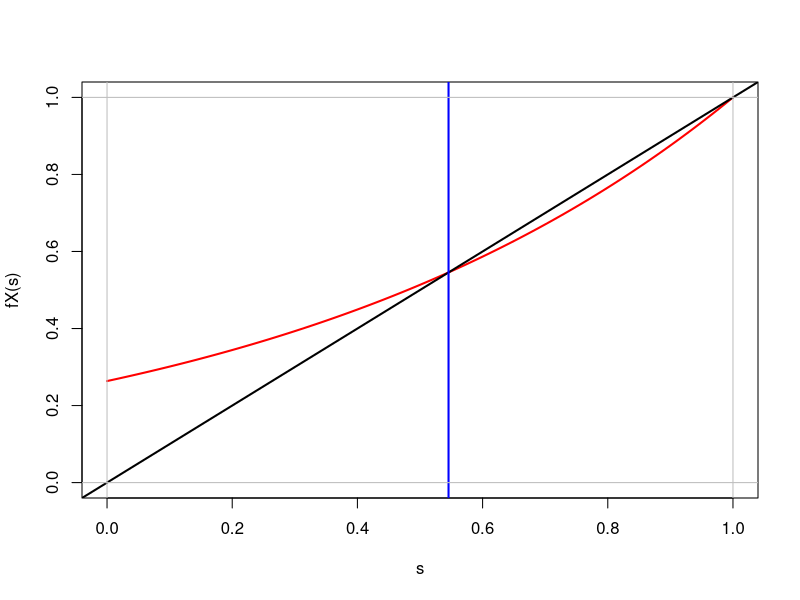
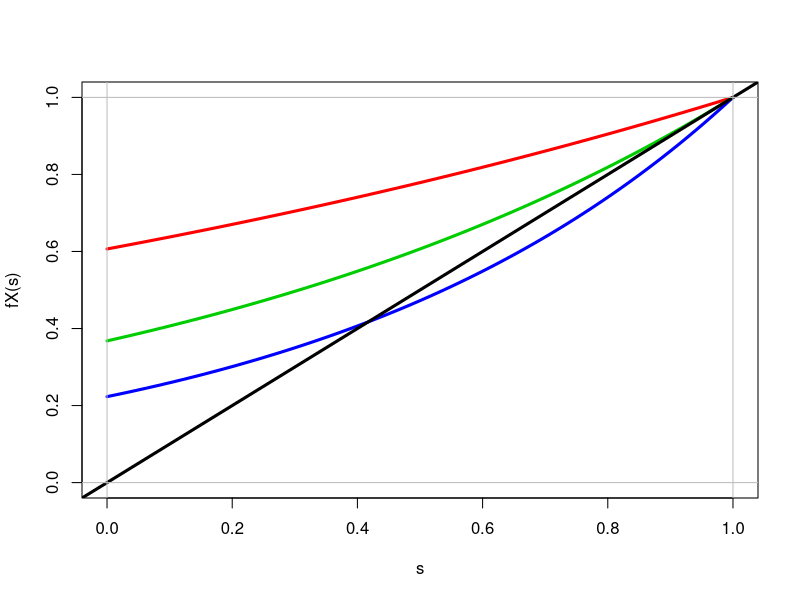
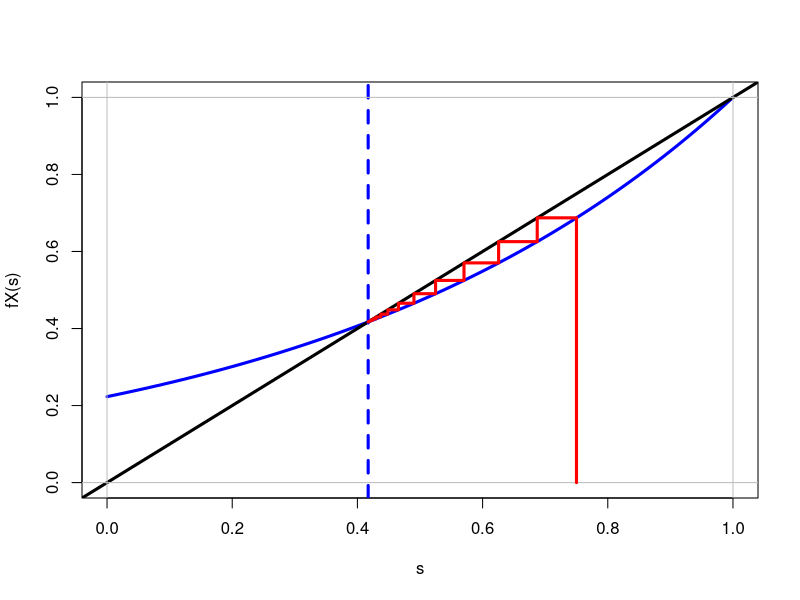

These figures' R source, in order:
# Exemple Galton-Watson

figDir <- '../Figures/'
dataName <- 'GaltonWatson'
exportFig <- TRUE
palette('R3')

# Fonction
fX <- function(s){exp(lambda*(s-1))}
# Pgf
lambdaList <- c(.5, 1, 1.5)
if(exportFig){png(paste0(figDir, dataName, '-pgf.png'))}
lambda <- lambdaList[1]
curve(fX, ylim=c(0, 1), col=2, lwd=3, xlab='s', ylab='fX(s)')
for(i in 2:length(lambdaList)){
   lambda <- lambdaList[i]
   curve(fX, ylim=c(0, 1), col=1+i, lwd=3, xlab='s', ylab='fX(s)', add=TRUE)
}
abline(0, 1, col=1, lwd=3)
abline(h=c(0, 1), v=c(0, 1), col=8)
if(exportFig){dev.off()}

# Point fixe
lambda <- 1.5
sGrid <- seq(0, .99, length.out=1e3)
fGrid <- fX(sGrid)
sStar <- sGrid[min(which(abs(fGrid-sGrid) < 1e-3))]

# Iteration de la fonction génératrice
Z0 <- 1; nMax <- 100
q0 <- .75
qVec <- rep(0, 1+nMax); qVec[1] <- q0
if(exportFig){png(paste0(figDir, dataName, '-fixPoint-q0', round(100*q0), '.png'))}
for(n in 1:nMax){qVec[n+1] <- fX(qVec[n])}
curve(fX, ylim=c(0, 1), col=4, lwd=3, xlab='s', ylab='fX(s)')
abline(0, 1, col=1, lwd=3)
abline(v=qVec[nMax], col=4, lty=2, lwd=3)
abline(h=c(0, 1), v=c(0, 1), col=8)
lines(c(q0, qVec[-(nMax+1)]), c(0, qVec[-1]), type='s', col=2, lwd=3)
if(exportFig){dev.off()}

# # Cas géométrique
# fX <- function(s){(1-a)/(1-a*s)}
# a <- 2/3
# curve(fX, ylim=c(0, 1), col=2, lwd=2, xlab='s', ylab='fX(s)')
# abline(0, 1, col=1, lwd=2)
# abline(v = (1-a)/a, lwd=2, col=4)
# abline(h=c(0, 1), v=c(0, 1), col=8)

# Cas Poisson
fX <- function(s){exp(lambda*(s-1))}
gX <- function(s){fX(s)-s}
lambda <- 4/3
curve(fX, ylim=c(0, 1), col=2, lwd=2, xlab='s', ylab='fX(s)')
abline(0, 1, col=1, lwd=2)
abline(v = uniroot(gX, c(1e-4, 1-1e-4))$root, lwd=2, col=4)
abline(h=c(0, 1), v=c(0, 1), col=8)
